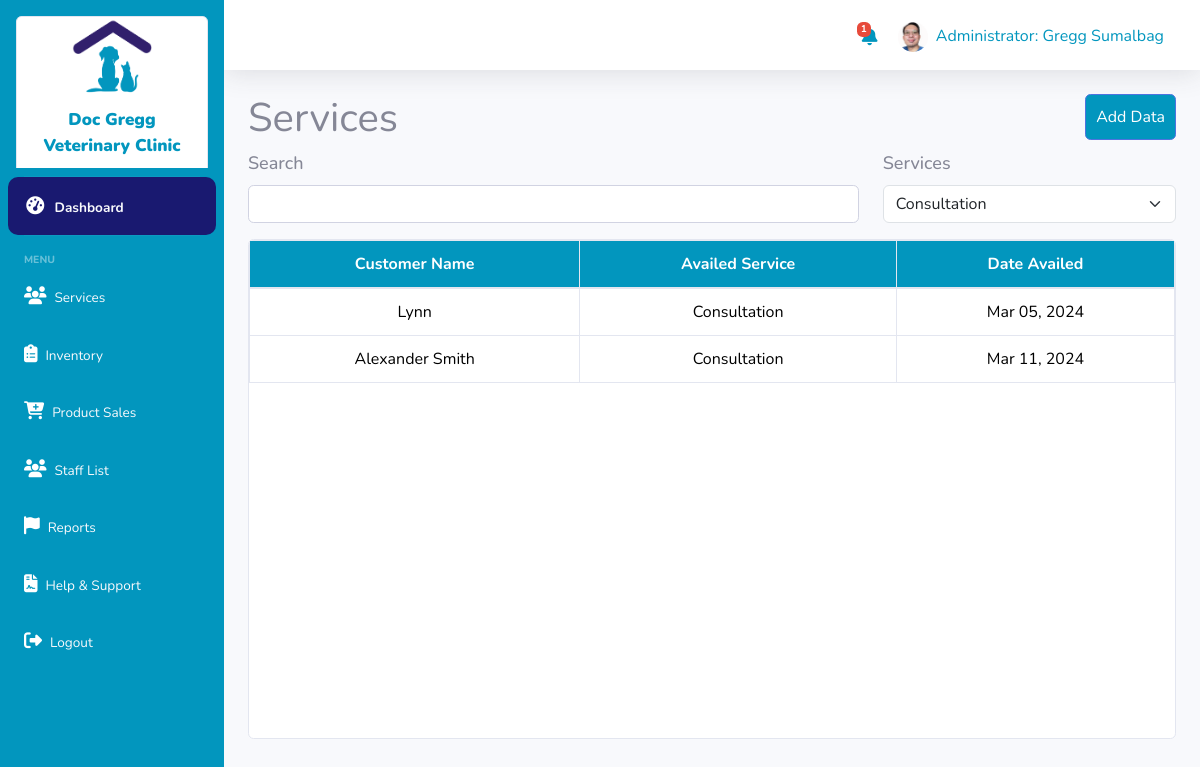
The page /admin/services/services-consultation.php (signed in) on the database its author committed.
### tables this page shows
CREATE TABLE `tbl_services` (
  `serv_id` int NOT NULL,
  `customer_name` text NOT NULL,
  `customer_contact` varchar(11) NOT NULL,
  `customer_address` varchar(255) NOT NULL,
  `service_availed` text NOT NULL,
  `staff_name` text NOT NULL,
  `created_at` timestamp NOT NULL DEFAULT CURRENT_TIMESTAMP ON UPDATE CURRENT_TIMESTAMP,
  `deleted_at` text
);

### admin/services/services-consultation.php (the view, shortened to what this page needs)
<?php
    require('../../classes/staff.class.php');
    $userdetails = $bmis->get_userdata();
    $user = $staffbmis->view_single_staff($userdetails['id_admin']);
    $bmis->validate_admin();
    $staffbmis->delete_services();
    $page = isset($_GET['page']) ? $_GET['page'] : 1;
    $recordsPerPage = 5;
    $view = $staffbmis->view_services_consultation($page, $recordsPerPage);
    function getServiceConsultation($serviceAvailed) {
        $services = explode(', ', $serviceAvailed);
        foreach ($services as $service) {
            if ($service == 'Consultation') {
                return $service;
            }
        }
        return '';
    }
?>
<?php
    include('dashboard_sidebar_start.php');
?>
<div class="container-fluid">
    <div class="row">
        <div class="col-md-6"><h1 class="">Services</h1></div>
        <div class="col-md-6"><a href="../create_service.php" style="float:right;padding: 10px" class="btn btn-primary">Add Data</a></div>
    </div>
    <div class="row">
        <div class="col-md-12">
        <div class="row">
            <div class="col-md-8">
                 <div class="form-group">
                    <label> Search </label>
                    <input type="text" class="form-control" id="searchInput" name="name"  value="" required>
                </div>
            </div>
            <div class="col-md-4">
                <label> Services </label>
                <select id="categorySelect" class="form-select" aria-label="Default select example">
                    <option selected>Consultation</option>
                </select>
            </div>
        </div>
        <div class="card" style="height: 500px; overflow: auto;">
        <table class="table table-hover text-center table-bordered">
                <form action="" method="post">
                    <thead style="background: #0296be;color:#fff;" class="sticky">
                        <tr>
                            <th> Customer Name </th>
                            <th> Availed Service </th>
                            <th> Date Availed </th>
                        </tr>
                    </thead>
                    <tbody>
                    <?php if (is_array($view) && count($view) > 0) { ?>
                            <?php foreach($view as $view) {?>
                                <tr>
                                    <td><?= strlen($view['customer_name']) > 20 ? substr($view['customer_name'], 0, 20) . '...' : $view['customer_name']; ?></td>
                                    <td><?= getServiceConsultation($view['service_availed']); ?></td>
                                    <td> <?= date("M d, Y", strtotime($view['created_at'])); ?> </td>
                                </tr>
                                <?php } ?>
                            <?php } else { ?>
                                <tr>
                                    <td colspan="4">No Data Found</td>
                                </tr>
                            <?php } ?>
                    </tbody>
                </form>
            </table>
        </div>
        </div>
    </div>
</div>

### admin/services/dashboard_sidebar_start.php (shortened to what this page needs)
<!DOCTYPE html>
<html lang="en">
<head>
    <link href="vendor/fontawesome-free/css/all.min.css" rel="stylesheet" type="text/css">
        <link href="https://cdn.jsdelivr.net/npm/bootstrap@5.3.2/dist/css/bootstrap.min.css" rel="stylesheet">
    <link href="../../css/sidenav.css" rel="stylesheet">
    <link href="../../css/sb-admin-2.css" rel="stylesheet">
</head>
<body id="page-top">
    <div id="wrapper">
    <?php
$userdetails = $bmis->get_userdata();
$userRole = $userdetails['role'];
?>
<ul class="navbar-nav p-2 sidebar sidebar-dark fixed-sidebar accordion" id="accordionSidebar">
    <div class="card sss m-2">
        <img class="logo" src="../../assets/logo.png">
        <div class="sidebar-brand-text">
            Doc Gregg <br>Veterinary Clinic
        </div>
    </div>
    <li class="nav-item" id="dashboard">
        <a class="nav-link text-light" href="../admin_dashboard.php">
            <i class="fas fa-fw fa-tachometer-alt"></i>
            <span>Dashboard</span>
        </a>
    </li>
    <hr class="sidebar-divider">
    <div class="sidebar-heading">
        Menu
    </div>
    <?php if ($userRole === 'administrator') : ?>
        <li class="nav-item" id="client">
            <a class="nav-link text-light" href="../services.php">
                <i class="fas fa-users"></i>
                <span>Services</span>
            </a>
        </li>
        <li class="nav-item" id="inventory">
            <a class="nav-link text-light" href="../admin_inventory.php">
            <i class="fas fa-clipboard-list"></i>
                <span>Inventory</span>
            </a>
        </li>
        <li class="nav-item" id="sales">
            <a class="nav-link text-light" href="../admin_product_sale.php">
            <i class="fas fa-cart-plus"></i>
                <span>Product Sales</span>
            </a>
        </li>
        <li class="nav-item" id="staff">
                <a class="nav-link text-light" href="../admin_staff_list.php">
                <i class="fas fa-users"></i>
                    <span>Staff List</span>
                </a>
            </li>
        <li class="nav-item" id="reports">
            <a class="nav-link text-light" href="../admin_reports.php">
            <i class="fas fa-flag"></i>
                <span>Reports</span>
            </a>
        </li>
    <?php endif; ?>
    <li class="nav-item" id="help">
        <a class="nav-link text-light" href="../admin_help.php">
        <i class="fas fa-file-contract"></i>
            <span>Help & Support</span>
        </a>
    </li>
    <li class="nav-item" id="logout">
        <a class="nav-link text-light" href="../logout.php">
            <i class="fas fa-sign-out-alt"></i>
            <span>Logout</span>
        </a>
    </li>
</ul>
        <div id="content-wrapper" class="d-flex flex-column">
            <div id="content">
                <nav class="navbar navbar-expand navbar-light bg-white topbar mb-4 static-top shadow fixed-navbar">
                    <ul class="navbar-nav ml-auto">
                        <li class="nav-item mt-4">
                        <?php if ($userRole === 'administrator') : ?>
                            <?php $lowInventoryCount = $staffbmis->count_low_inventory(); ?>
                                <a href="../admin_low_inventory.php" style="position: relative;">
                                    <i class="fas fa-bell" style="font-size: 20px;color: #0296be !important;"></i>
                                    <?php if($lowInventoryCount > 0) : ?>
                                    <span class="badge badge-danger" style="font-size:10px; position: absolute; top: -5; left: -5;"><?php echo $lowInventoryCount; ?></span>
                                </a>&nbsp;
                            <?php endif; ?>
                            <?php endif; ?>
                        </li>
                        <li class="nav-item dropdown">
                                <a class="nav-link" href="admin_myprofile.php" id="userDropdown" role="button" aria-haspopup="true" aria-expanded="false">
                                <?php if (empty($user['picture'])): ?>
                                    <img id="blah" src="../../assets/placeholder/user-placeholder.png" class="rounded-circle mr-2" style="width: 30px;" alt="User Picture"> <h6 class="mr-2 mt-2 d-lg-inline text-primary"><?= ucfirst($userdetails['role']) ?>: <?= $userdetails['fname']?> <?= $userdetails['lname']?></h6>
                                <?php else: ?>
                                    <img id="blah" src="../<?= $user['picture']?>" class="rounded-circle mr-2" style="width: 30px;"  alt="User Picture"> <h6 class="mr-2 mt-2 d-lg-inline text-primary"><?= ucfirst($userdetails['role']) ?>: <?= $userdetails['fname']?> <?= $userdetails['lname']?></h6>
                                <?php endif; ?>
                                </a>
                            </li>
                    </ul>
                </nav>

### css/sidenav.css (style rules this page uses)
.sidebar { background: rgb(2,150,190); }
.sidebar-brand-text { color: rgb(2,150,190); font-size: 20px; margin: 0; }
img { display: block; margin: 0 auto; }
.sidebar-brand-text { padding: 10px; text-align: center; font-weight:900; }
.nav-item { padding-top: 3px; }
.nav-link { font-size: 15px; color: none; }
.container-fluid { overflow: hidden; }

### admin/services/dashboard_sidebar_start.php (style rules this page uses)
.btn-primary { background: #0296be !important; }
.sidebar .active { background: #191970; border-radius: 10px; }
.fas { color: #fff !important; font-size: 18px !important; }
label { font-weight: 500; font-size: 18px; }
.table th { background: #0296be; color: white; }
thead.sticky { position: sticky; top: 0; z-index: 100; }
.logo { width:80px; height: 80px; }
.sss .sidebar-brand-text { font-size: 17px; }

### admin/services/services-consultation.php (style rules this page uses)
thead.sticky { position: sticky; top: 0; z-index: 100; }

### rows shown on the page
tbl_services: customer_name "Lynn", service_availed "Consultation", created_at "Mar 05, 2024"
tbl_services: customer_name "Alexander Smith", service_availed "Consultation", created_at "Mar 11, 2024"

### other values the page prints
$lowInventoryCount "1"
$userdetails['role'] "Administrator"
$userdetails['fname'] "Gregg"
$userdetails['lname'] "Sumalbag"
